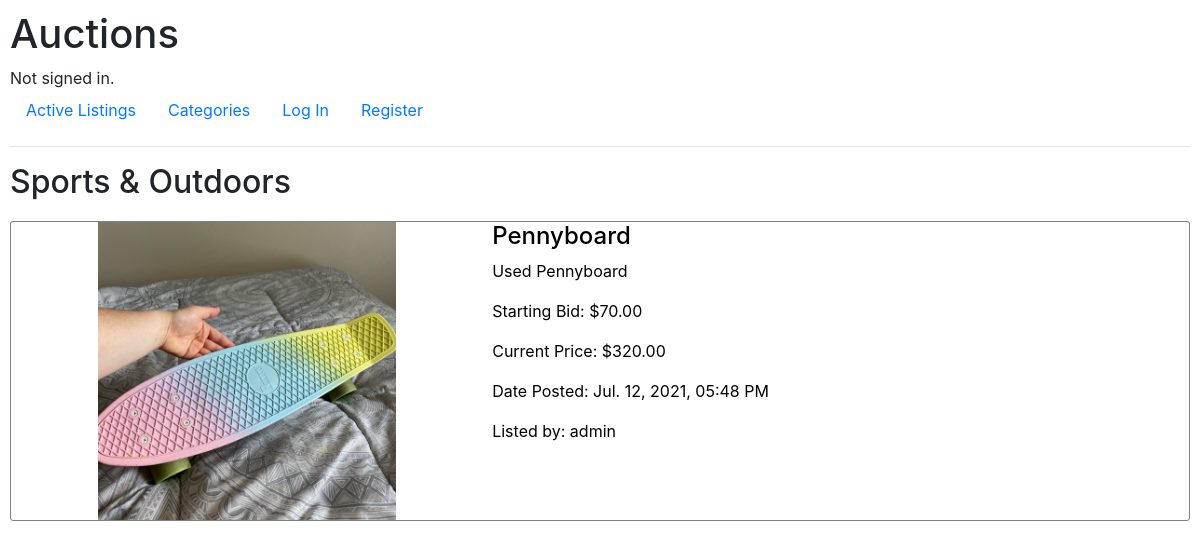
The app's page /categorylisting/12, older data.
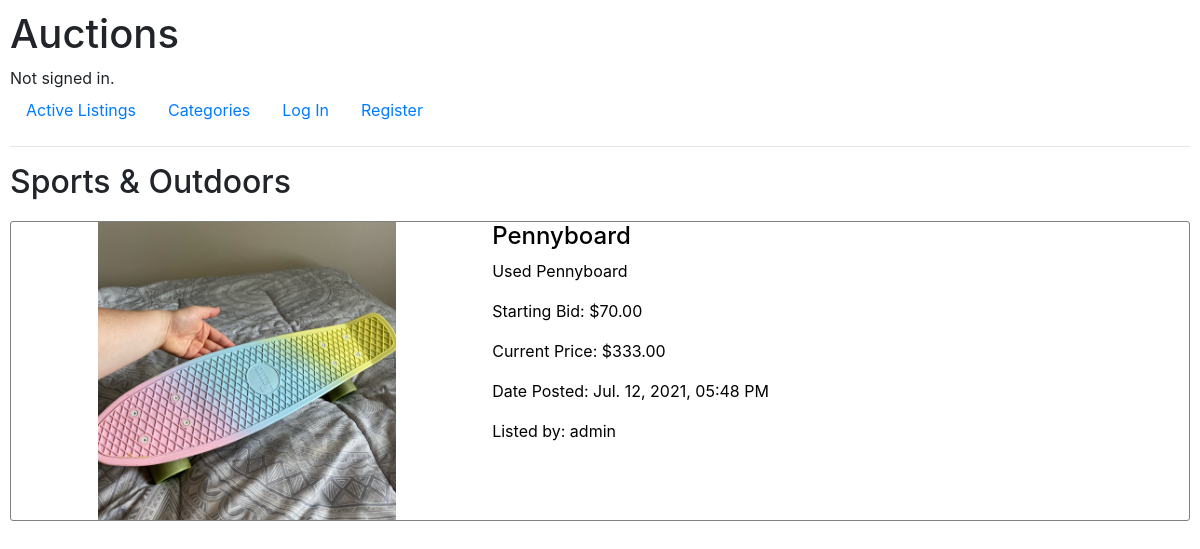
The same page, newer data.
### auctions/models.py (models this page shows, shortened)
class Listing(models.Model):
    user_id = models.ForeignKey(User, on_delete=models.CASCADE, related_name="this_user_listings")
    title = models.CharField(max_length=64)
    description = models.TextField(blank=True)
    startingbid = models.FloatField()
    currentbid = models.FloatField(blank=True, null=True)
    category = models.ForeignKey(Category, on_delete=models.CASCADE, related_name="this_category_listings", blank=True, null=True)
    image = models.ImageField(null=True, blank=True, default='default.jpg')
    isitactive = models.BooleanField(default=True)
    watchlist = models.ManyToManyField(User, blank=True, related_name="this_user_fav_listing")
    dateposted = models.DateTimeField(auto_now_add=True)
    def get_starting_bid(self):
        return "{:.2f}".format(self.startingbid)
    def get_current_price(self):
        if self.currentbid is None:
            return "$" + "{:.2f}".format(self.startingbid)
        else:
            return "$" + "{:.2f}".format(self.currentbid)
    def get_date(self):
        return self.dateposted.strftime("%b. %d, %Y, %I:%M %p")

class User(AbstractUser):
    pass

### auctions/views.py (the view)
# urls.py: path("categorylisting/<int:category_id>", views.categorylisting, name="categorylisting"),
def categorylisting(request, category_id):
    category = Category.objects.get(pk = category_id)
    categorylisting = category.this_category_listings.all()
    categorytitle = category.category_types
    return render(request, "auctions/categorylisting.html", {
        "listings":categorylisting,
        "categorytitle":categorytitle
    })

### auctions/templates/auctions/categorylisting.html
{% extends "auctions/index.html" %}
{% block heading %}
<h2>{{categorytitle}}</h2>
{% endblock %}

### auctions/templates/auctions/index.html (shortened to what this page needs)
{% extends "auctions/layout.html" %}
{% block body %}
    {% block heading %}{% endblock %}
    {% if listings %}
    {% block content %}
        {% for listing in listings %}
        <a class="link" href="{% url 'listing' listing.id %}">
            <div class="listing">
                <div class="image-container">
                    <img class="listing-image" src="{{listing.image.url}}">
                </div>
                <div class="listing-info">
                    <h4>{{listing.title}}</h4>
                    <p>{{listing.description}}</p>
                    <p>Starting Bid: ${{listing.get_starting_bid}}</p>
                    <p>Current Price: {{listing.get_current_price}}</p>
                    <p>Date Posted: {{listing.get_date}}</p>
                    <p>Listed by: {{listing.user_id.username}}</p>
                </div>
            </div>
        </a>
        {% endfor %}
    {% endblock %}
    {% else %}
        <ul><li><h5>No Listings</h5></li></ul>
    {% endif %}
{% endblock %}

Row changes from the older to the newer data that the page shows:
changed Listing "Pennyboard": get_current_price "$320.00" → "$333.00"
